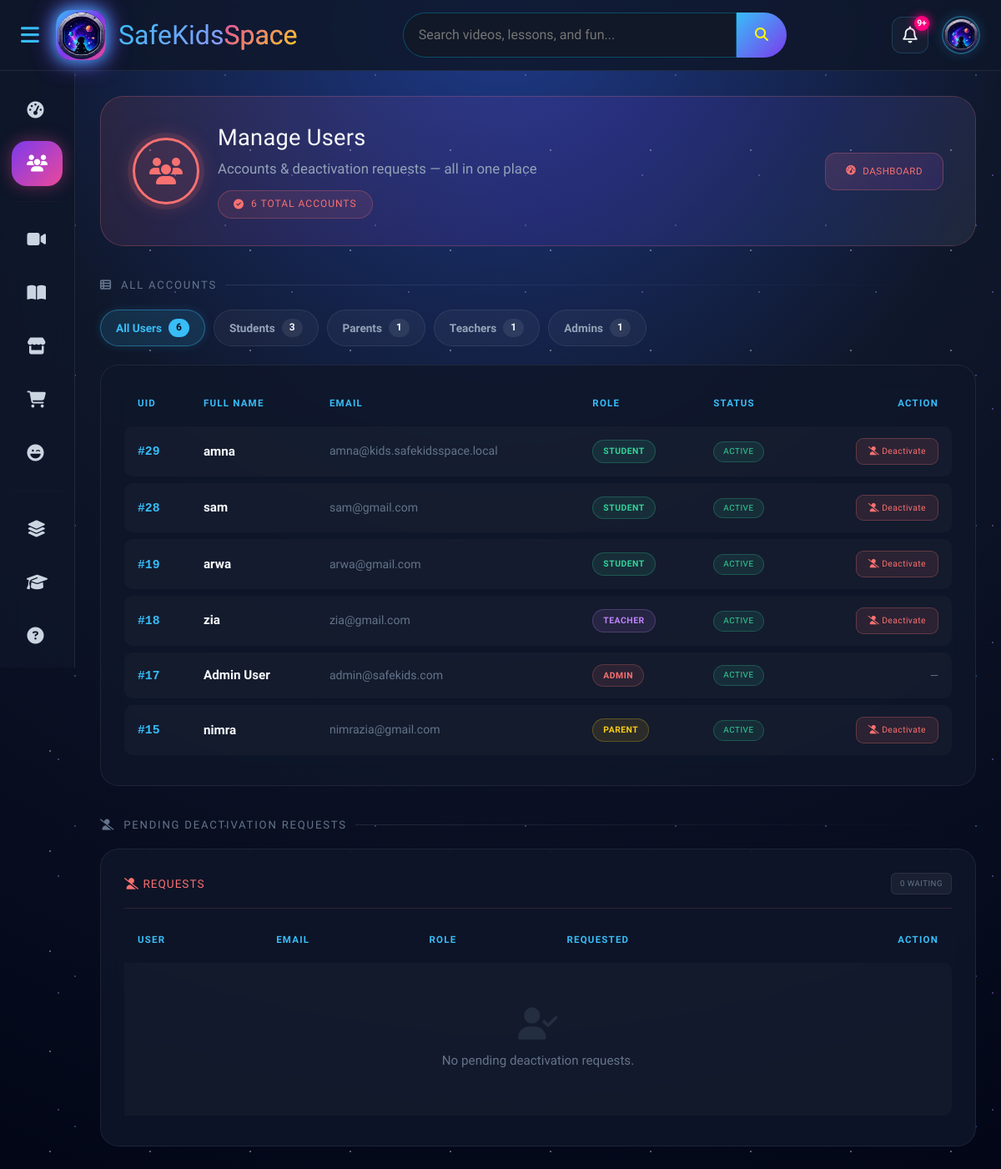
The page /admin/admin_users.php (signed in) on the database as committed earlier.
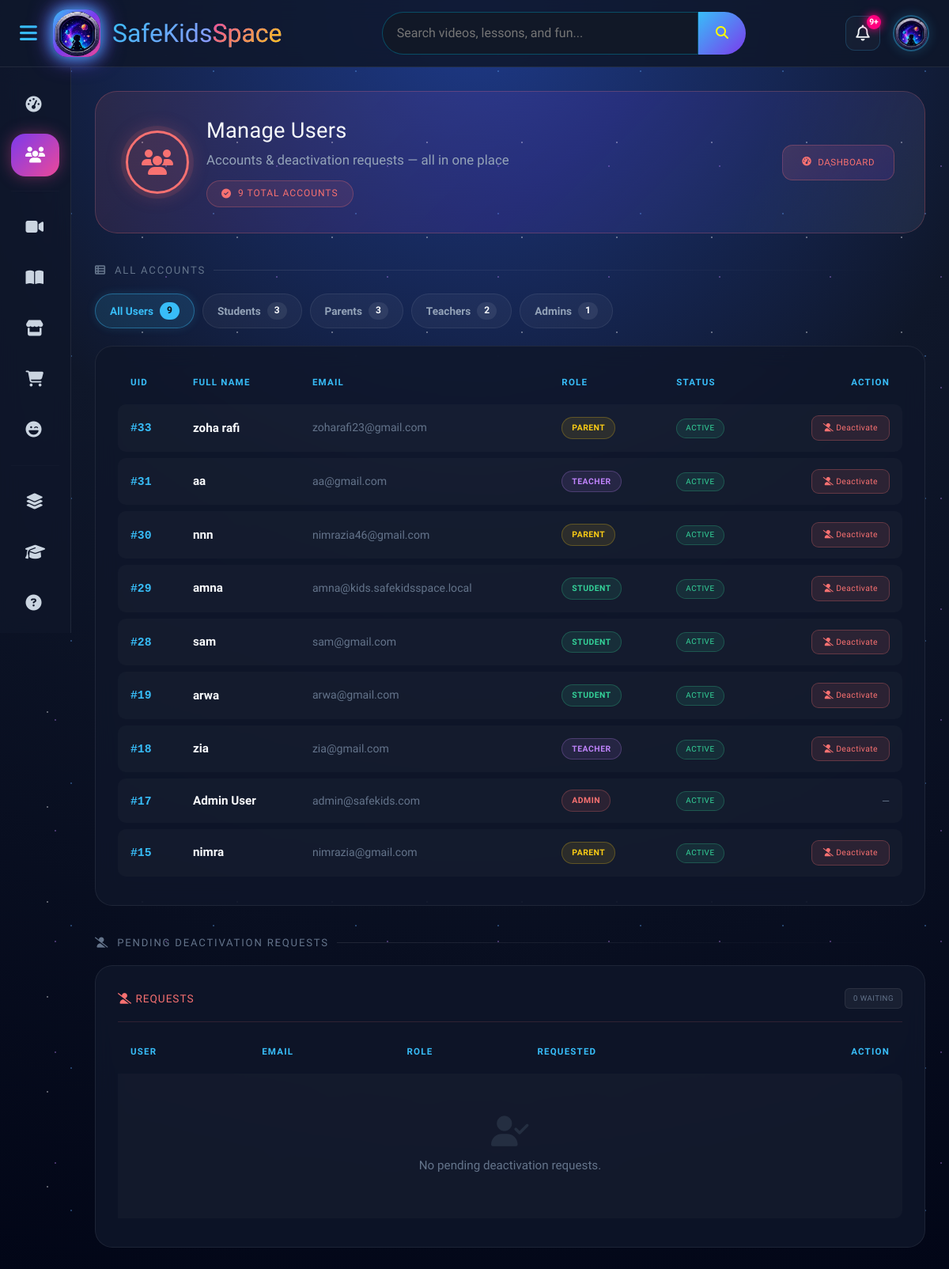
The same page on the database as committed later.
### tables this page shows
CREATE TABLE `users` (
  `id` int(11) NOT NULL,
  `fullname` varchar(100) DEFAULT NULL,
  `email` varchar(100) DEFAULT NULL,
  `password` varchar(255) DEFAULT NULL,
  `role` enum('admin','student','parent','teacher') DEFAULT 'student',
  `account_status` enum('active','pending_deactivation','deactivated') NOT NULL DEFAULT 'active',
  `can_go_live` tinyint(1) NOT NULL DEFAULT 0,
  `created_at` timestamp NOT NULL DEFAULT current_timestamp(),
  `profile_pic` varchar(255) DEFAULT NULL
);

### admin/admin_users.php (the view, shortened to what the changed rows need)
<?php
require_once __DIR__ . '/../includes/db.php';
try {
    $all_users = $pdo->query("SELECT id, fullname, email, role, account_status FROM users ORDER BY id DESC")->fetchAll();
} catch (PDOException $e) {
    $all_users = [];
}
$valid_role_tabs = ['all', 'student', 'parent', 'teacher', 'admin'];
$active_role_tab = isset($_GET['role']) && in_array($_GET['role'], $valid_role_tabs, true) ? $_GET['role'] : 'all';
$role_tab_counts = ['all' => count($all_users), 'student' => 0, 'parent' => 0, 'teacher' => 0, 'admin' => 0];
foreach ($all_users as $u) {
    $r = strtolower(trim($u['role']));
    if (isset($role_tab_counts[$r])) { $role_tab_counts[$r]++; }
}
$role_tabs = [
    'all'     => ['All Users', $role_tab_counts['all']],
    'student' => ['Students',  $role_tab_counts['student']],
    'parent'  => ['Parents',   $role_tab_counts['parent']],
    'teacher' => ['Teachers',  $role_tab_counts['teacher']],
    'admin'   => ['Admins',    $role_tab_counts['admin']],
];
$filtered_users = array_filter($all_users, function ($u) use ($active_role_tab) {
    if ($active_role_tab === 'all') return true;
    $r = strtolower(trim($u['role']));
    if ($r === 'child') { $r = 'student'; }
    if ($r === 'administrator') { $r = 'admin'; }
    return $r === $active_role_tab;
});
?>
<!DOCTYPE html>
<html lang="en">
<head>
    <link href="https://cdn.jsdelivr.net/npm/bootstrap@5.3.3/dist/css/bootstrap.min.css" rel="stylesheet">
    <link rel="stylesheet" href="https://cdnjs.cloudflare.com/ajax/libs/font-awesome/6.5.2/css/all.min.css">
    <link rel="stylesheet" href="../assets/layout.css">
    <link rel="stylesheet" href="../assets/admin.css">
</head>
<body>
<?php include __DIR__ . '/../includes/admin_navbar.php'; ?>
<div class="main-content ad-wrap">
    <div class="ad-hero">
        <div class="ad-hero-left">
            <div>
                <h1 class="ad-hero-title">Manage Users</h1>
                <p class="ad-hero-sub">Accounts &amp; deactivation requests — all in one place</p>
                <span class="ad-hero-badge"><i class="fa-solid fa-circle-check"></i> <?= count($all_users) ?> Total Accounts</span>
            </div>
        </div>
    </div>
    <div class="ao-tabs">
        <?php foreach ($role_tabs as $key => $tab): ?>
            <a href="admin_users.php?role=<?= $key ?>" class="ao-tab <?= $active_role_tab === $key ? 'active' : '' ?>">
                <?= htmlspecialchars($tab[0]) ?> <span class="ao-tab-count"><?= $tab[1] ?></span>
            </a>
        <?php endforeach; ?>
    </div>
    <div class="ad-card">
        <div style="overflow-x:auto;">
            <table class="ad-table">
                <thead>
                    <tr>
                        <th>UID</th>
                        <th>Full Name</th>
                        <th>Email</th>
                        <th>Role</th>
                        <th>Status</th>
                        <th style="text-align:right;">Action</th>
                    </tr>
                </thead>
                <tbody>
                    <?php if (!empty($filtered_users)): ?>
                        <?php foreach ($filtered_users as $user_row):
                            $normalized_role = strtolower(trim($user_row['role']));
                            if ($normalized_role === 'student' || $normalized_role === 'child') {
                                $badge_class = 'ad-badge-kid';
                            } elseif ($normalized_role === 'parent') {
                                $badge_class = 'ad-badge-parent';
                            } elseif ($normalized_role === 'teacher') {
                                $badge_class = 'ad-badge-teacher';
                            } else {
                                $badge_class = 'ad-badge-admin';
                            }
                        ?>
                            <tr>
                                <td><span class="ad-uid">#<?= $user_row['id'] ?></span></td>
                                <td style="font-weight:700; color:#f8fafc;"><?= htmlspecialchars($user_row['fullname']) ?></td>
                                <td style="color:#64748b; font-size:.88rem;"><?= htmlspecialchars($user_row['email']) ?></td>
                                <td><span class="ad-role-badge <?= $badge_class ?>"><?= htmlspecialchars($user_row['role']) ?></span></td>
                                <td>
                                    <?php if (($user_row['account_status'] ?? 'active') === 'deactivated'): ?>
                                        <span class="ad-permission-pill ad-permission-pending">Deactivated</span>
                                    <?php else: ?>
                                        <span class="ad-permission-pill ad-permission-approved">Active</span>
                                    <?php endif; ?>
                                </td>
                                <td style="text-align:right;">
                                    <?php if ($normalized_role === 'admin' || $normalized_role === 'administrator'): ?>
                                        <span style="color:#64748b; font-size:.8rem;">—</span>
                                    <?php else: ?>
                                        <form action="admin_users.php?role=<?= htmlspecialchars($active_role_tab) ?>" method="POST" style="display:inline;" class="ad-confirm-form" data-confirm-msg="Deactivate this account? The user will not be able to sign in until reactivated.">
                                            <button type="submit" class="ad-live-toggle-btn ad-live-toggle-revoke">
                                                <i class="fa-solid fa-user-slash"></i> Deactivate
                                            </button>
                                        </form>
                                    <?php endif; ?>
                                </td>
                            </tr>
                        <?php endforeach; ?>
                    <?php endif; ?>
                </tbody>
            </table>
        </div>
    </div>
    <div class="ad-card">
        <div style="overflow-x:auto;">
            <table class="ad-table">
                <thead>
                    <tr>
                        <th>User</th>
                        <th>Email</th>
                        <th>Role</th>
                        <th>Requested</th>
                        <th style="text-align:right;">Action</th>
                    </tr>
                </thead>
            </table>
        </div>
    </div>
</div>
</body>
</html>

Rows that differ between the two databases and show on the page:
added users: id "33", fullname "zoha rafi", email "zoharafi23@gmail.com", role "PARENT", account_status "ACTIVE"
added users: id "31", fullname "aa", email "aa@gmail.com", role "TEACHER", account_status "ACTIVE"
added users: id "30", fullname "nnn", email "nimrazia46@gmail.com", role "PARENT", account_status "ACTIVE"
Other text that changed with them:
count($all_users): "6" → "9"
new list line: "All Users 9"
new list line: "Parents 3"
new list line: "Teachers 2"
list line gone: "All Users 6"
list line gone: "Parents 1"
list line gone: "Teachers 1"
